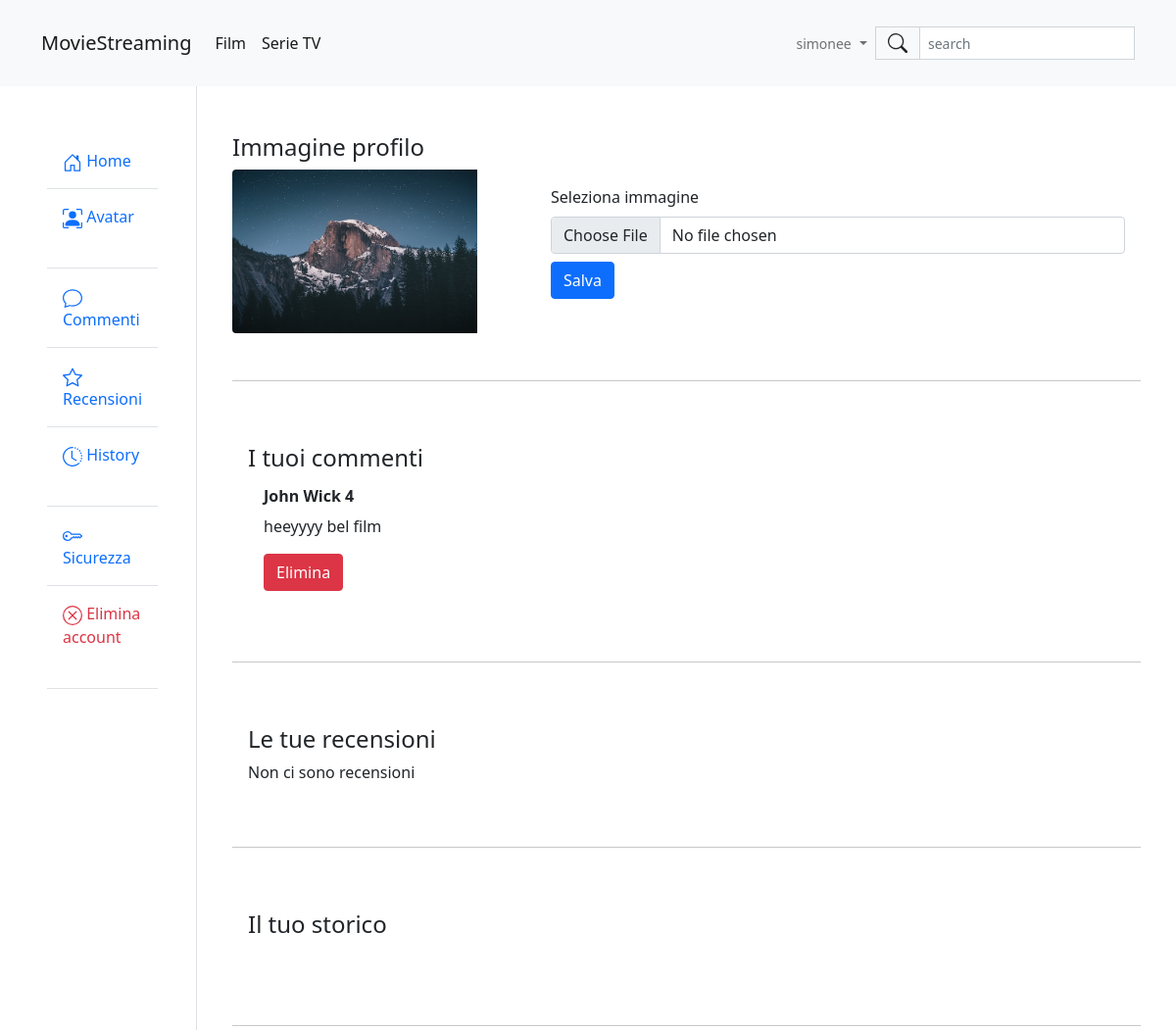
The page /profile/ (signed in, upper part) on the database as committed earlier.
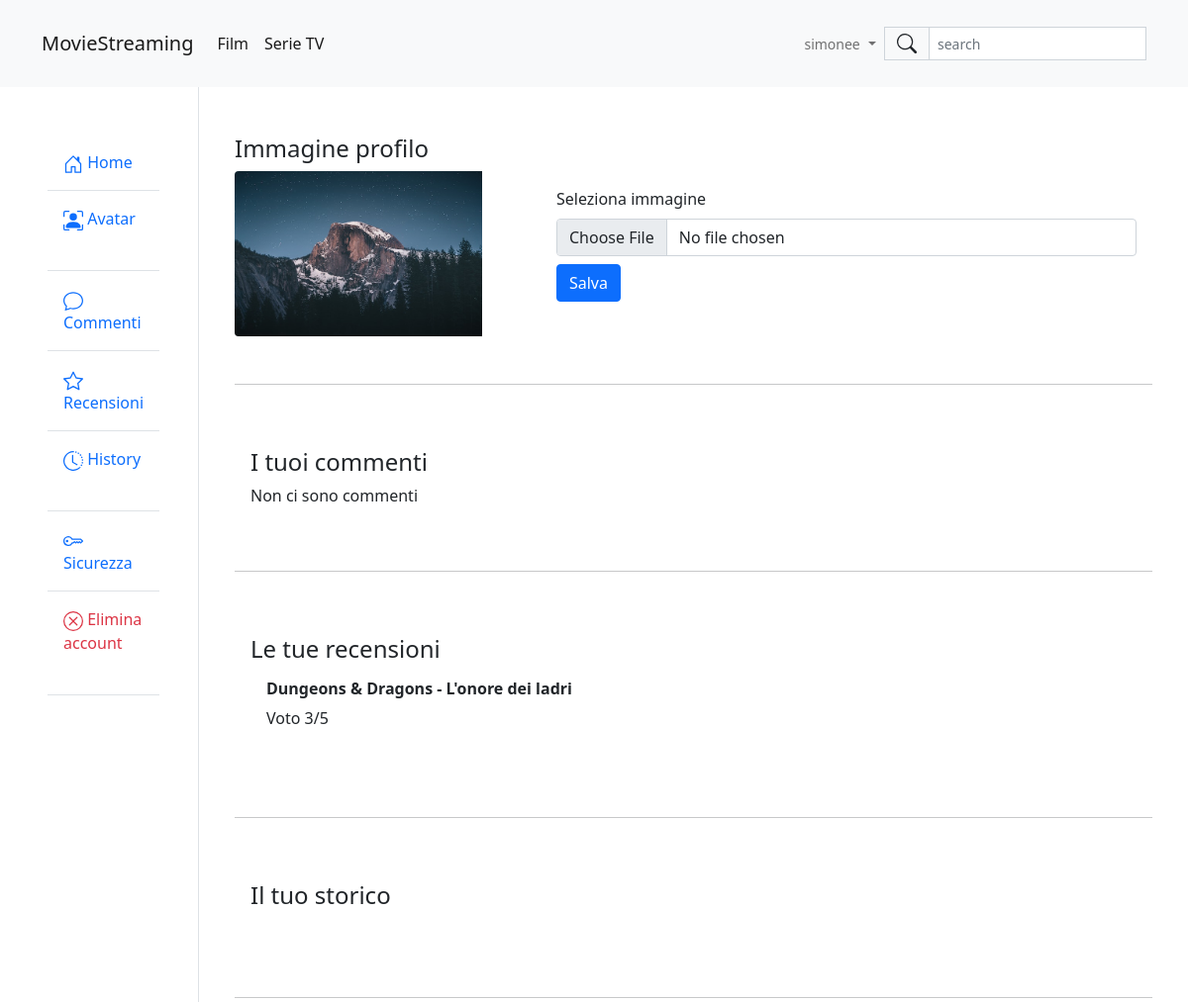
The same page on the database as committed later.
### profile/models.py (models this page shows, shortened)
class UserComment(models.Model):
  user  = models.ForeignKey(User, on_delete=models.CASCADE)
  title = models.ForeignKey(Title, on_delete=models.CASCADE)
  text  = models.TextField()

class UserReview(models.Model):
  user   = models.ForeignKey(User, on_delete=models.CASCADE)
  title  = models.ForeignKey(Title, on_delete=models.CASCADE)
  rating = models.IntegerField(default=1, validators=[MinValueValidator(1), MaxValueValidator(5)])
  class Meta:
    unique_together = (("user", "title"),)

### movies/models.py (models this page shows)
class Title(models.Model):
  id            = models.BigAutoField(primary_key=True)
  name          = models.CharField(max_length=100)
  release_date  = models.DateField()
  description   = models.TextField()
  thumb         = models.ForeignKey(Thumb, null=True, on_delete=models.SET_NULL)
  genre         = models.ForeignKey(Genre, null=True, on_delete=models.SET_NULL)
  type          = models.CharField(max_length=5, choices=[('film', 'film'), ('serie', 'serie')])
  def __str__(self) -> str:
    return self.name

### profile/views.py (the view, shortened to what this page needs)
# urls.py: path('', views.ViewProfile.as_view(), name="view_profile"),
class ViewProfile(LoginRequiredMixin, View):
  login_url = '/authentication/login/'
  redirect_field_name = 'redirect_to'
  def get(self, request):
    context = {
      'user_profile'         : UserProfile.objects.get(user=request.user),
      'update_password_form' : PasswordChangeForm(request.user),
      'delete_account_form'  : AuthenticationForm(),
      'reviews'              : UserReview.objects.filter(user=request.user),
      'history'              : UserHistory.objects.filter(user=request.user),
      'comments'             : UserComment.objects.filter(user=request.user),
    }
    return render(request, "user/profile.html", context)

### profile/templates/user/profile.html (shortened to what the changed rows need)
{% extends 'base.html' %}
{% block content %}
{% load static %}
<div class="container-fluid">
  <div class="row">
    <div class="col-lg-10 border-start">
      <div class="container py-5">
        <div id="sectionComments" class="card border-0">
          <div class="card-body ">
            <h4 class="card-title">I tuoi commenti</h4>
            {% if comments %}
            <ul class="list-group">
              {% for comment in comments %}
              <li class="list-group-item border-0">
                <h6 class="fw-bold">{{ comment.title }}</h6>
                <p>{{ comment.text }}</p>
                <button class="btn btn-danger" onclick="deleteComment('{{ comment.id }}')">Elimina</button>
              </li>
              {% endfor %}
            </ul>
            {% else %}
            <p class="card-text">Non ci sono commenti</p>
            {% endif %}
          </div>
        </div>
        <div id="sectionReviews" class="card border-0">
          <div class="card-body ">
            <h4 class="card-title">Le tue recensioni</h4>
            {% if reviews %}
            <ul class="list-group">
              {% for review in reviews %}
              <li class="list-group-item border-0">
                <h6 class="fw-bold">{{ review.title }}</h6>
                <p>Voto {{ review.rating }}/5</p>
              </li>
              {% endfor %}
            </ul>
            {% else %}
            <p class="card-text">Non ci sono recensioni</p>
            {% endif %}
          </div>
        </div>
            {% load crispy_forms_tags %}
            {% load crispy_forms_tags %}
      </div>
    </div>
  </div>
</div>
{% endblock %}

Rows that differ between the two databases and show on the page:
removed UserComment: title "John Wick 4", text "heeyyyy bel film"
added UserReview: title "Dungeons & Dragons - L'onore dei ladri", rating "3"
Other text that changed with them:
text no longer shown: "Non ci sono recensioni"
text now shown: "Non ci sono commenti"
